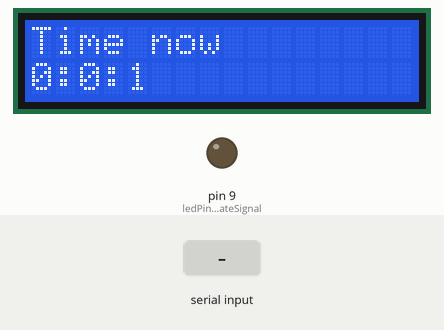
This sketch was run on a simulated Arduino Uno, built with avr-gcc and run on an emulated ATmega328P. Parts: 16×2 character LCD, output pins drawn as LEDs (lit = HIGH). The test bench sets the inputs (shaded band). The local clock reads 2024-03-15 10:24:30 at power-on unless the sketch sets it.

Above: at 1.2 s.
1.3 s: "90:45:200\n" received over Serial
At 2.8 s:
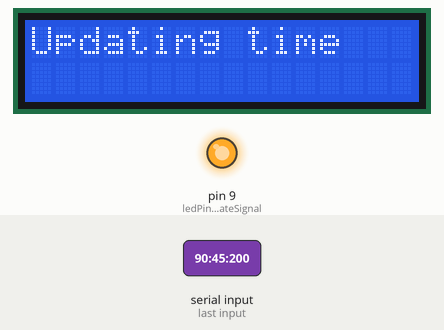
4.3 s: "90:45\n" received over Serial
At 6.8 s:
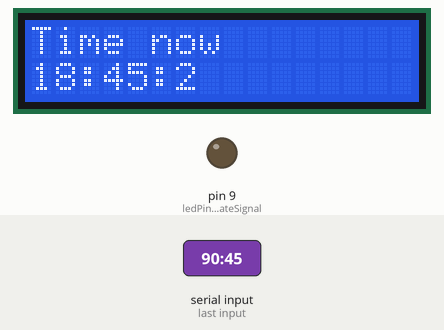
7.3 s: "90:45:200:10\n" received over Serial
At 10.5 s:
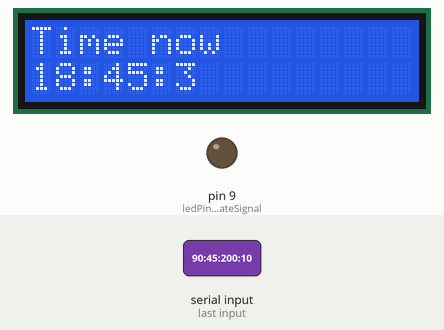
Timing chart, 0 to 12.0 s (numbered marks = the images above; inputs shaded):
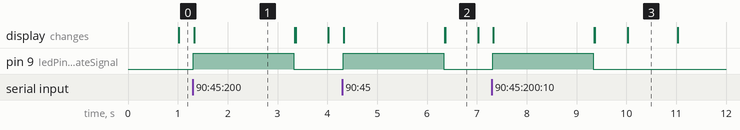

Measured:
- after the input at 1.3 s, pin 9 (ledPinUpdateSignal): LOW → HIGH at once, → LOW 2.0 s later; the display: changes at once (image 1)
- after the input at 4.3 s, pin 9 (ledPinUpdateSignal): LOW → HIGH at once, → LOW 2.0 s later; the display: first changes at once (image 2 shows a later state)
- after the input at 7.3 s, pin 9 (ledPinUpdateSignal): LOW → HIGH at once, → LOW 2.0 s later; the display: first changes at once (image 3 shows a later state)
- what the display in image 1 shows lasts 2.0 s, from 1.3 s to 3.3 s
- what the display in image 2 shows lasts 0.6 s, from 6.4 s to 7.0 s

The sketch:

Marriane.ino
```cpp
#include <SoftwareSerial.h>
#include <RTClib.h>
#include <Wire.h>
#include <LiquidCrystal_I2C.h>

// Set the LCD address to 0x27 for a 16 chars and 2 line display
LiquidCrystal_I2C lcd(0x27, 16, 2);

RTC_DS1307 rtc;

const int ledPinUpdateSignal =  9;

String updateValue;

int openHour = 6;
int openMinute = 0;
int openMinute1 = openMinute + 1;

int closeHour = 18;
int closeMinute = 0;
int closeMinute1 = closeMinute + 1;

void setup()
{
    Serial.begin(9600);
    lcd.begin();

    pinMode(ledPinUpdateSignal, OUTPUT);

    lcd.setBacklight((uint8_t)1);

    if (! rtc.begin()) {
      Serial.flush();
      while (1);
    }

    DateTime now = rtc.now();
    rtc.adjust(DateTime(now.hour(), now.minute(), now.second(), 0, 0, 0));
}

void loop()
{
  DateTime now = rtc.now();

    if (Serial.available() > 0) {
        updateValue = Serial.readStringUntil('\n');

        int index = updateValue.indexOf(':');
        String hourSet = updateValue.substring(0, index);
        int hourSetInt = hourSet.toInt();

        String hourRemove = removeWord(updateValue, hourSet);
        String removeColon = hourRemove.substring(1);
        int minuteIndex = removeColon.indexOf(',');
        String minuteString = removeColon.substring(0, minuteIndex);
        int minuteInt = minuteString.toInt();

        String minuteRemove = removeWord(removeColon, minuteString);
        String removeComma1 = minuteRemove.substring(1);
        int openHourIndex = removeComma1.indexOf(':');
        String openHourString = removeComma1.substring(0, openHourIndex);
        int openHourInt = openHourString.toInt();

        String openHourRemove = removeWord(removeComma1, openHourString);
        String removeColon1 = openHourRemove.substring(1);
        int openMinuteIndex = removeColon1.indexOf(',');
        String openMinuteString = removeColon1.substring(0, openMinuteIndex);
        int openMinuteInt = openMinuteString.toInt();

        String openMinuteRemove = removeWord(removeColon1, openMinuteString);
        String removeComma2 = openMinuteRemove.substring(1);
        int closeHourIndex = removeComma2.indexOf(':');
        String closeHourString = removeComma2.substring(0, closeHourIndex);
        int closeHourInt = closeHourString.toInt();

        String closeHourRemove = removeWord(removeComma2, closeHourString);
        String removeColon2 = closeHourRemove.substring(1);
        int closeMinuteInt = removeColon2.toInt();

        digitalWrite(ledPinUpdateSignal, HIGH);
        lcd.clear();
        lcd.setCursor(0,0);
        lcd.print("Updating time");
        delay(2000);
        lcd.clear();
        digitalWrite(ledPinUpdateSignal, LOW);

        if(hourSetInt != 0 && minuteInt != 0){
          rtc.adjust(DateTime(now.hour(), now.minute(), now.second(), hourSetInt, minuteInt, 2));
          DateTime now = rtc.now();
        }

        if(openHourInt != 0){
          openHour = openHourInt;
          openMinute = openMinuteInt;
          openMinute1 = openMinuteInt + 1;
        }

        if(closeHourInt != 0){
          closeHour = closeHourInt;
          closeMinute = closeMinuteInt;
          closeMinute1 = closeMinuteInt + 1;
        }
    }

    int hourNow = now.hour();
    int minutesNow = now.minute();
    int secondsNow = now.second();

    lcd.setCursor(0,0);
    lcd.print("Time now");
    lcd.setCursor(0,1);
    lcd.print(String(hourNow) + ":" + String(minutesNow) + ":" + String(secondsNow));

    if((hourNow >= openHour && minutesNow >= openMinute) && minutesNow < openMinute1){
       Serial.println("Open%");
    }

    if((hourNow >= closeHour && minutesNow >= closeMinute) && minutesNow < closeMinute1){
       Serial.println("Close%");
    }
}


String removeWord(String str, String word) {
  int index = str.indexOf(word);
  if (index == -1) return str;
  int len = word.length();
  return str.substring(0, index) + str.substring(index+len);
}
```
